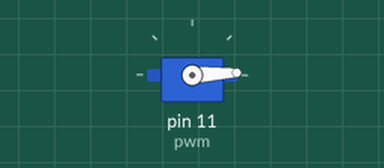
The sketch below on a simulated Arduino Uno, built with avr-gcc and run on an emulated ATmega328P. Parts: servo.

Above: at 0.05 s.
At 1.3 s:
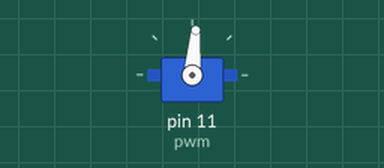
At 2.6 s:
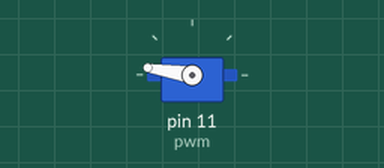
At 5.2 s:
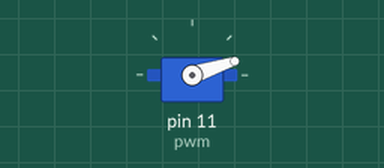
Timing chart, 0 to 7.1 s (numbered marks = the images above):
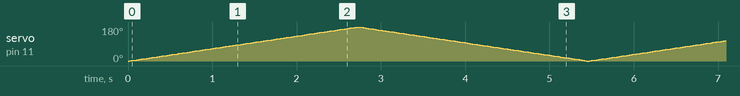

The sketch:

Motor-controller-with-Servo.ino
```cpp
#include <Servo.h>
Servo pwm;
void setup() {
  pwm.attach(11); // Attach the servo control pin to digital pin 11
}

void loop() {
  // Sweep the servo from 0 to 180 degrees and back

  // Sweep from 0 to 180 degrees
  for (int angle = 0; angle <= 180; angle++) {
    pwm.write(angle); // Tell the servo to go to the angle
    delay(15); // Wait for the servo to reach the position
  }

  // Sweep from 180 to 0 degrees
  for (int angle = 180; angle >= 0; angle--) {
    pwm.write(angle); // Tell the servo to go to the angle
    delay(15); // Wait for the servo to reach the position
  }
}
```
